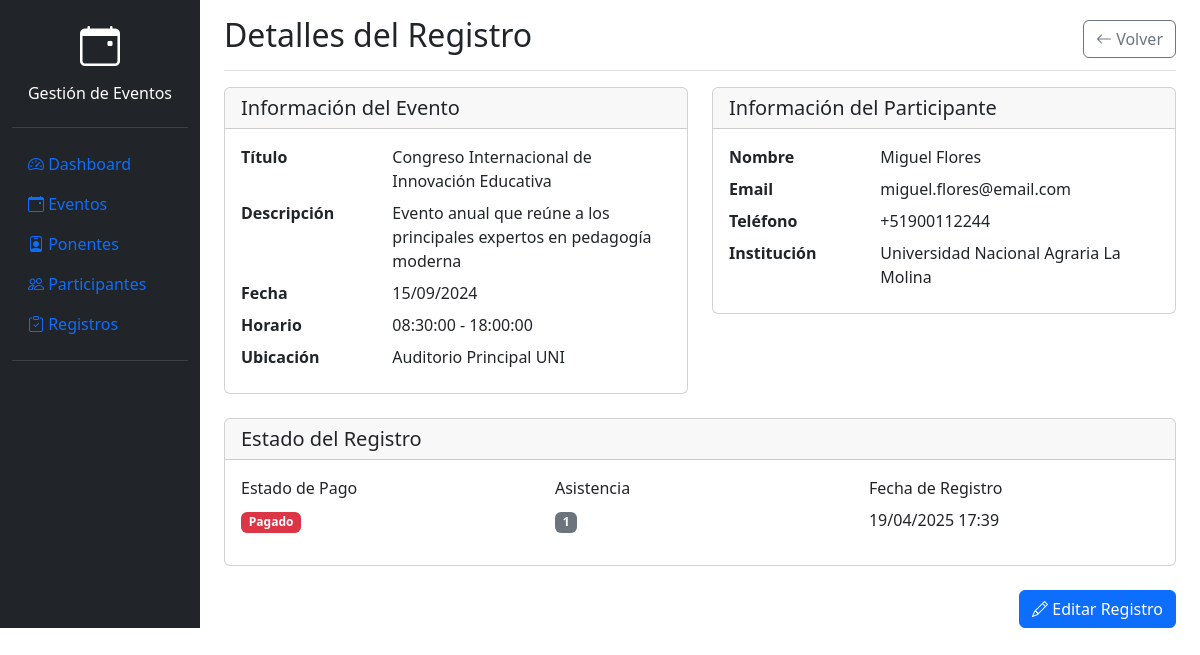
The app's page /frontend/views/inscripciones/ver.php?id=6 with its own data.
### tables this page shows
CREATE TABLE IF NOT EXISTS registros (
    registro_id INT AUTO_INCREMENT PRIMARY KEY,
    evento_id INT NOT NULL,
    participante_id INT NOT NULL,
    fecha_registro TIMESTAMP DEFAULT CURRENT_TIMESTAMP,
    estado_pago ENUM('pendiente', 'pagado', 'cancelado') DEFAULT 'pendiente',
    asistencia BOOLEAN DEFAULT FALSE,
    retroalimentacion TEXT,
    FOREIGN KEY (evento_id) REFERENCES eventos(evento_id) ON DELETE CASCADE,
    FOREIGN KEY (participante_id) REFERENCES participantes(participante_id) ON DELETE CASCADE
);

CREATE TABLE IF NOT EXISTS eventos (
    evento_id INT AUTO_INCREMENT PRIMARY KEY,
    titulo VARCHAR(200) NOT NULL,
    categoria_id INT,
    descripcion TEXT,
    ubicacion VARCHAR(200),
    fecha_evento DATE NOT NULL,
    hora_inicio TIME NOT NULL,
    hora_fin TIME NOT NULL,
    max_participantes INT NOT NULL,
    tarifa_inscripcion DECIMAL(10,2),
    imagen VARCHAR(255),
    created_at TIMESTAMP DEFAULT CURRENT_TIMESTAMP,
    updated_at TIMESTAMP DEFAULT CURRENT_TIMESTAMP ON UPDATE CURRENT_TIMESTAMP,
    FOREIGN KEY (categoria_id) REFERENCES categorias_evento(categoria_id) ON DELETE SET NULL
);

CREATE TABLE IF NOT EXISTS participantes (
    participante_id INT AUTO_INCREMENT PRIMARY KEY,
    nombre VARCHAR(100) NOT NULL,
    apellido VARCHAR(100) NOT NULL,
    email VARCHAR(150) UNIQUE NOT NULL,
    telefono VARCHAR(20),
    institucion VARCHAR(150),
    created_at TIMESTAMP DEFAULT CURRENT_TIMESTAMP
);

### frontend/views/inscripciones/ver.php (the view, shortened to what this page needs)
<?php
$conn = mysqli_connect(DB_HOST, DB_USER, DB_PASS, DB_NAME);
$registro_id = isset($_GET['id']) ? (int)$_GET['id'] : 0;
$query = "SELECT r.*,
                 e.titulo as evento_titulo,
                 e.descripcion as evento_descripcion,
                 e.fecha_evento,
                 e.hora_inicio,
                 e.hora_fin,
                 e.ubicacion,
                 CONCAT(p.nombre, ' ', p.apellido) as participante_nombre,
                 p.email as participante_email,
                 p.telefono as participante_telefono,
                 p.institucion as participante_institucion
          FROM registros r
          JOIN eventos e ON r.evento_id = e.evento_id
          JOIN participantes p ON r.participante_id = p.participante_id
          WHERE r.registro_id = ?";
$stmt = mysqli_prepare($conn, $query);
mysqli_stmt_bind_param($stmt, 'i', $registro_id);
mysqli_stmt_execute($stmt);
$result = mysqli_stmt_get_result($stmt);
$registro = mysqli_fetch_assoc($result);
?>
<!DOCTYPE html>
<html lang="es">
<head>
    <link href="https://cdn.jsdelivr.net/npm/bootstrap@5.3.0/dist/css/bootstrap.min.css" rel="stylesheet">
    <link rel="stylesheet" href="https://cdn.jsdelivr.net/npm/bootstrap-icons@1.11.1/font/bootstrap-icons.css">
    <link rel="stylesheet" href="../../css/styles.css">
</head>
<body>
<div class="container-fluid">
    <div class="row">
        <?php include '../layouts/sidebar.php'; ?>
        <main class="col-md-9 ms-sm-auto col-lg-10 px-md-4">
            <div class="d-flex justify-content-between flex-wrap flex-md-nowrap align-items-center pt-3 pb-2 mb-3 border-bottom">
                <h1 class="h2">Detalles del Registro</h1>
                <div class="btn-toolbar mb-2 mb-md-0">
                    <a href="index.php" class="btn btn-outline-secondary">
                        <i class="bi bi-arrow-left"></i> Volver
                    </a>
                </div>
            </div>
            <div class="row">
                <div class="col-md-6 mb-4">
                    <div class="card">
                        <div class="card-header">
                            <h5 class="card-title mb-0">Información del Evento</h5>
                        </div>
                        <div class="card-body">
                            <dl class="row mb-0">
                                <dt class="col-sm-4">Título</dt>
                                <dd class="col-sm-8"><?php echo htmlspecialchars($registro['evento_titulo']); ?></dd>
                                <dt class="col-sm-4">Descripción</dt>
                                <dd class="col-sm-8"><?php echo nl2br(htmlspecialchars($registro['evento_descripcion'])); ?></dd>
                                <dt class="col-sm-4">Fecha</dt>
                                <dd class="col-sm-8"><?php echo date('d/m/Y', strtotime($registro['fecha_evento'])); ?></dd>
                                <dt class="col-sm-4">Horario</dt>
                                <dd class="col-sm-8"><?php echo $registro['hora_inicio']; ?> - <?php echo $registro['hora_fin']; ?></dd>
                                <dt class="col-sm-4">Ubicación</dt>
                                <dd class="col-sm-8"><?php echo htmlspecialchars($registro['ubicacion']); ?></dd>
                            </dl>
                        </div>
                    </div>
                </div>
                <div class="col-md-6 mb-4">
                    <div class="card">
                        <div class="card-header">
                            <h5 class="card-title mb-0">Información del Participante</h5>
                        </div>
                        <div class="card-body">
                            <dl class="row mb-0">
                                <dt class="col-sm-4">Nombre</dt>
                                <dd class="col-sm-8"><?php echo htmlspecialchars($registro['participante_nombre']); ?></dd>
                                <dt class="col-sm-4">Email</dt>
                                <dd class="col-sm-8"><?php echo htmlspecialchars($registro['participante_email']); ?></dd>
                                <dt class="col-sm-4">Teléfono</dt>
                                <dd class="col-sm-8"><?php echo htmlspecialchars($registro['participante_telefono']); ?></dd>
                                <dt class="col-sm-4">Institución</dt>
                                <dd class="col-sm-8"><?php echo htmlspecialchars($registro['participante_institucion']); ?></dd>
                            </dl>
                        </div>
                    </div>
                </div>
                <div class="col-12 mb-4">
                    <div class="card">
                        <div class="card-header">
                            <h5 class="card-title mb-0">Estado del Registro</h5>
                        </div>
                        <div class="card-body">
                            <div class="row">
                                <div class="col-md-4">
                                    <div class="mb-3">
                                        <label class="form-label">Estado de Pago</label>
                                        <div>
                                            <span class="badge bg-<?php
                                                echo $registro['estado_pago'] === 'completado' ? 'success' :
                                                    ($registro['estado_pago'] === 'pendiente' ? 'warning' : 'danger');
                                            ?>">
                                                <?php echo ucfirst($registro['estado_pago']); ?>
                                            </span>
                                        </div>
                                    </div>
                                </div>
                                <div class="col-md-4">
                                    <div class="mb-3">
                                        <label class="form-label">Asistencia</label>
                                        <div>
                                            <span class="badge bg-<?php
                                                echo $registro['asistencia'] === 'confirmada' ? 'success' :
                                                    ($registro['asistencia'] === 'pendiente' ? 'warning' : 'secondary');
                                            ?>">
                                                <?php echo ucfirst($registro['asistencia'] ?? 'pendiente'); ?>
                                            </span>
                                        </div>
                                    </div>
                                </div>
                                <div class="col-md-4">
                                    <div class="mb-3">
                                        <label class="form-label">Fecha de Registro</label>
                                        <div>
                                            <?php echo date('d/m/Y H:i', strtotime($registro['fecha_registro'])); ?>
                                        </div>
                                    </div>
                                </div>
                            </div>
                        </div>
                    </div>
                </div>
            </div>
            <div class="text-end">
                <a href="editar.php?id=<?php echo $registro_id; ?>" class="btn btn-primary">
                    <i class="bi bi-pencil"></i> Editar Registro
                </a>
            </div>
        </main>
    </div>
</div>
</body>
</html>

### frontend/css/styles.css (style rules this page uses)
:root { --color-primario: #0056b3; --color-secundario: #6c757d; --color-exito: #28a745; --color-peligro: #dc3545; --color-fondo: #f8f9fa; --color-texto: #212529; --transition-speed: 0.3s; }

### records on screen
registros: evento.titulo "Congreso Internacional de Innovación Educativa", evento.descripcion "Evento anual que reúne a los principales expertos en pedagogía moderna", evento.fecha_evento "15/09/2024", evento.hora_inicio "08:30:00", evento.hora_fin "18:00:00", evento.ubicacion "Auditorio Principal UNI", participante.email "miguel.flores@email.com", participante.telefono "+51900112244", participante.institucion "Universidad Nacional Agraria La Molina", estado_pago "Pagado", asistencia "1", fecha_registro "19/04/2025 17:39"

### other values on screen
$registro['participante_nombre'] "Miguel Flores"
